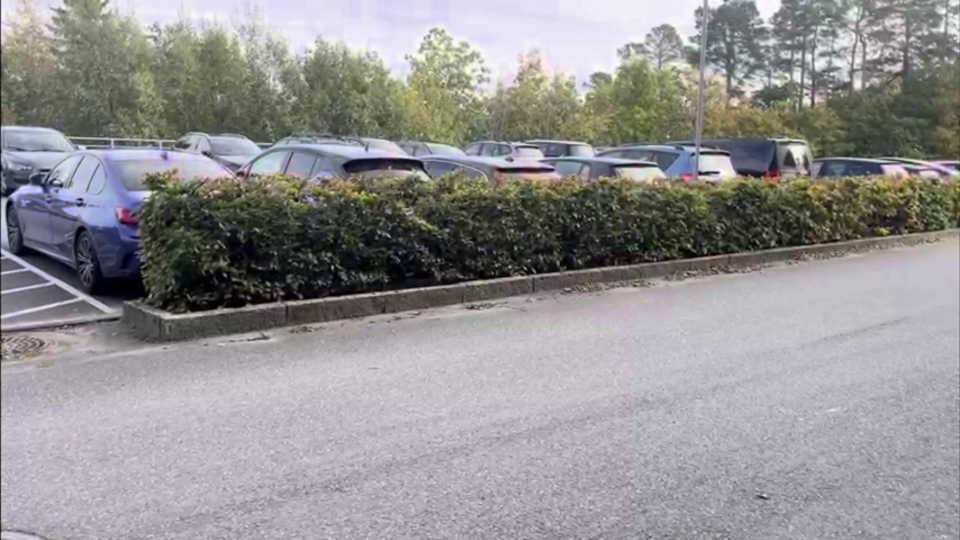
#> input picture Larry_space/data_frames/frame_0001.jpg, 1920 x 1080 px, given in place of 40kmt.mp4, which was not available (shown at 1/2 size)
$ python pipeline.py
#> lines starting #> are read from the running program, lines starting #| are printed output that depends on the picture; after the words box and inside, x2 and y2 are one past the last pixel; in counts of white or black regions, pixels touching at a corner belong together; pictures that were not available may be replaced by others from this repository, and a replacement may not be noted
#> in plate_finder, frame is the input picture: shape (1080, 1920, 3); mean B, G, R 146.3, 144.9, 147
import cv2
import numpy as np
import pytesseract
import matplotlib.pyplot as plt
import requests

pytesseract.pytesseract.tesseract_cmd = r'/opt/homebrew/bin/tesseract'

class Kalman1D:
    # [15 lines left out: functions __init__, update, not called in this run]


class WheelTracker:
    # [24 lines left out: functions __init__, update, not called in this run]

    def miss(self):
        self.lost_frames += 1

    def is_valid(self):
        return self.lost_frames < self.max_lost

    def distance_to(self, x, y):
        return np.sqrt((self.x - x)**2 + (self.y - y)**2)

    # [201 lines left out: functions get_displacement, detect_wheels_hough, detect_wheels_contours, detect_wheels_adaptive, detect_wheels_combined, update_trackers, not called in this run]


class SpeedCalculator:
    # [6 lines left out: function __init__, not called in this run]

    def calibrate(self, wheelbase_px):
        if wheelbase_px > 0:
            self.px_to_cm = self.real_wheelbase_cm / wheelbase_px

    # [94 lines left out: functions calculate_speed, get_average_speed, visualize, not called in this run]


def detect_plate_number(image_path):
    # Load and display original image
#> called with image_path = 'temp_frame.jpg'
    image = cv2.imread(image_path)

    # Convert to grayscale and display
    gray = cv2.cvtColor(image, cv2.COLOR_BGR2GRAY)
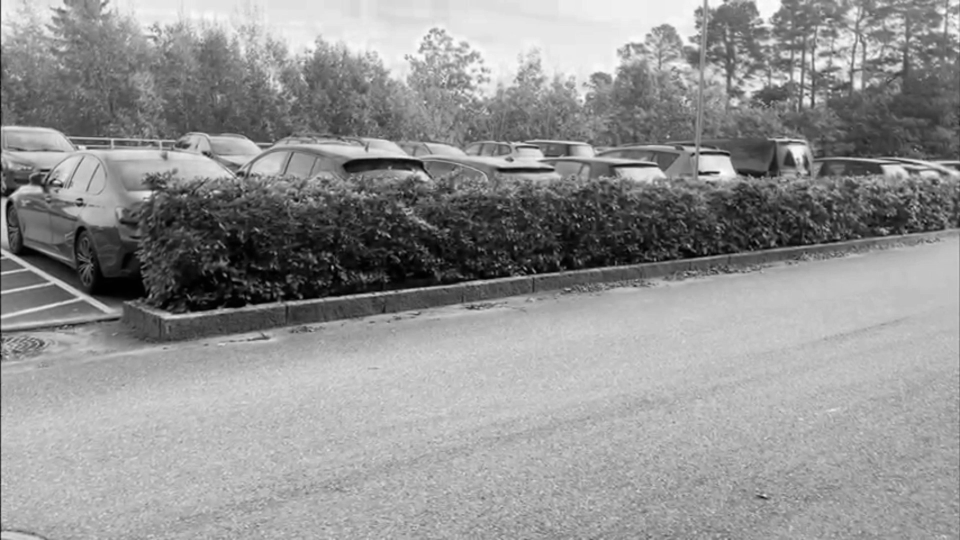
#> gray: shape (1080, 1920) (shown at 1/2 size); min 0, max 255, mean 145.7

    # Apply bilateral filter to reduce noise while keeping edges sharp
    blurred = cv2.bilateralFilter(gray, 11, 17, 17)

    # Edge detection with adaptive parameters
    edges = cv2.Canny(blurred, 30, 200)
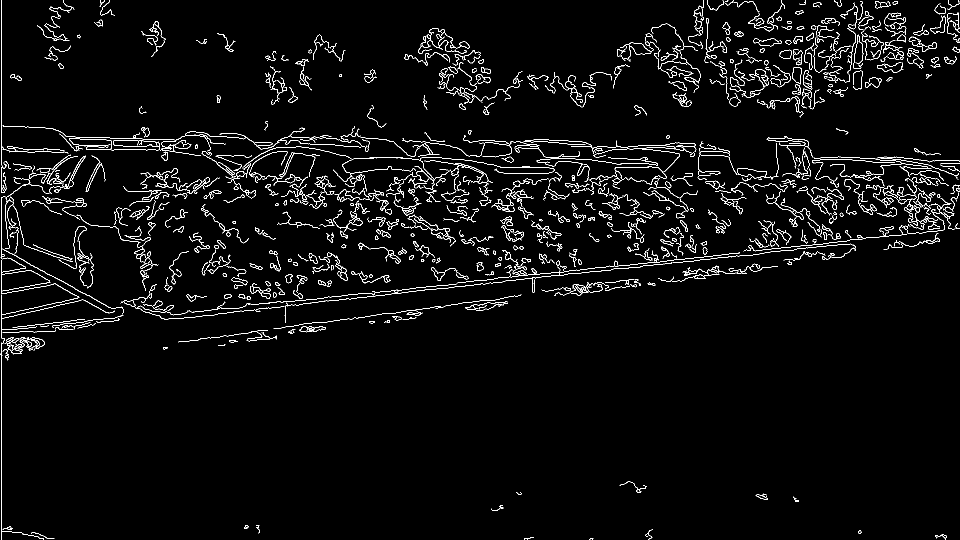
#> edges: shape (1080, 1920) (shown at 1/2 size); 3.3% white in thin lines or dots

    # Find contours
    contours, _ = cv2.findContours(edges.copy(), cv2.RETR_TREE, cv2.CHAIN_APPROX_SIMPLE)
#> contours = 1059 contours, 539 with area under 20; largest, box (x1, y1, x2, y2) and area: (1860, 31, 1892, 67) 402, (1860, 32, 1892, 67) 378, (127, 311, 172, 378) 342, (1559, 99, 1583, 118) 316, (1559, 99, 1583, 118) 309
    contours = sorted(contours, key=cv2.contourArea, reverse=True)[:30]
#> contours = 30 contours; largest, box (x1, y1, x2, y2) and area: (1860, 31, 1892, 67) 402, (1860, 32, 1892, 67) 378, (127, 311, 172, 378) 342, (1559, 99, 1583, 118) 316, (1559, 99, 1583, 118) 309

    plate_contour = None
    for i, contour in enumerate(contours[:120]):
        perim = cv2.arcLength(contour, True)
        approx = cv2.approxPolyDP(contour, 0.02 * perim, True)
        x,y,w,h = cv2.boundingRect(approx)
        area = cv2.contourArea(contour)
        rect_area = max(1, w*h)
        extent = area / rect_area
        ar = w / float(h) if h>0 else 0
        print(i, len(approx), "area", int(area), "w", w, "h", h, "ar", round(ar,2), "extent", round(extent,2))
        if len(approx) == 4 and 2.0 <= ar <= 6.0 and 300 < area < 120000 and extent > 0.5:
            plate_contour = approx
            print("Selected index", i)
            break
#> this loop made 30 passes
#> (perim, x, y, w, h, area, rect_area, extent) on passes 1 to 12: (132.6, 1860, 31, 32, 36, 402, 1152, 0.349), (120.3, 1860, 32, 32, 35, 377.5, 1120, 0.337), (216, 128, 311, 44, 66, 342, 2904, 0.118), (74.53, 1559, 99, 24, 19, 315.5, 456, 0.692), (72.77, 1559, 99, 24, 19, 309, 456, 0.678), (148.6, 1587, 99, 18, 31, 289, 558, 0.518), (123.9, 1029, 291, 49, 15, 283, 735, 0.385), (164.4, 135, 312, 33, 66, 279.5, 2178, 0.128), (125.4, 1029, 291, 49, 14, 273.5, 686, 0.399), (117.9, 1587, 101, 18, 29, 266, 522, 0.51), (514.6, 1690, 359, 56, 71, 218.5, 3976, 0.055), (136.6, 471, 367, 41, 29, 213.5, 1189, 0.18)
#| 0 9 area 402 w 32 h 36 ar 0.89 extent 0.35
#| 1 6 area 377 w 32 h 35 ar 0.91 extent 0.34
#| 2 7 area 342 w 44 h 66 ar 0.67 extent 0.12
#| 3 8 area 315 w 24 h 19 ar 1.26 extent 0.69
#| 4 8 area 309 w 24 h 19 ar 1.26 extent 0.68
#| 5 13 area 289 w 18 h 31 ar 0.58 extent 0.52
#| 6 6 area 283 w 49 h 15 ar 3.27 extent 0.39
#| 7 5 area 279 w 33 h 66 ar 0.5 extent 0.13
#> (further printed lines are left out)

    if plate_contour is not None:
        image_with_plate = image.copy()
        cv2.drawContours(image_with_plate, [plate_contour], -1, (0, 0, 255), 3)

        # Extract plate region with padding
        x, y, w, h = cv2.boundingRect(plate_contour)
        padding = 5
        y_start = max(0, y - padding)
        y_end = min(gray.shape[0], y + h + padding)
        x_start = max(0, x - padding)
        x_end = min(gray.shape[1], x + w + padding)

        plate_image = gray[y_start:y_end, x_start:x_end]

        # Enhanced preprocessing for OCR
        plate_image = cv2.resize(plate_image, None, fx=2, fy=2, interpolation=cv2.INTER_CUBIC)
        plate_image = cv2.GaussianBlur(plate_image, (3, 3), 0)
        _, thresh = cv2.threshold(plate_image, 0, 255, cv2.THRESH_BINARY + cv2.THRESH_OTSU)

        # Morphological operations to clean up
        kernel = cv2.getStructuringElement(cv2.MORPH_RECT, (3, 3))
        thresh = cv2.morphologyEx(thresh, cv2.MORPH_CLOSE, kernel)

        # OCR with multiple configurations
        configs = [
            '--psm 7 -c tessedit_char_whitelist=ABCDEFGHIJKLMNOPQRSTUVWXYZ0123456789',
            '--psm 8 -c tessedit_char_whitelist=ABCDEFGHIJKLMNOPQRSTUVWXYZ0123456789',
            '--psm 6 -c tessedit_char_whitelist=ABCDEFGHIJKLMNOPQRSTUVWXYZ0123456789',
            '--psm 11 -c tessedit_char_whitelist=ABCDEFGHIJKLMNOPQRSTUVWXYZ0123456789',
            '-c tessedit_char_whitelist=ABCDEFGHIJKLMNOPQRSTUVWXYZ0123456789',
        ]

        results = []
        for config in configs:
            text = pytesseract.image_to_string(thresh, config=config).strip()
            if text:
                results.append(text)

        # Return the longest result or first non-empty
        plate_number = max(results, key=len) if results else "No text detected"
        print(f"OCR Results: {results}")
        return plate_number
    else:
        return None

def plate_finder(cap, frame_interval, frame_number, fps):
    while True:
        ret, frame = cap.read()

        if not ret:
            break

        # Process only every Nth frame
        if frame_number % frame_interval == 0:
            # Save frame temporarily
            temp_image_path = 'temp_frame.jpg'
            cv2.imwrite(temp_image_path, frame)

            print(f"\nProcessing frame {frame_number} (time: {frame_number/fps:.2f}s)")
            plate_number = detect_plate_number(temp_image_path)
            # make sure that the first character should be a letter and if its a number it should be removed and printed without
            if plate_number == None:
                print("No plate detected in this frame.")
            elif len(plate_number) == 8:
                plate_number = plate_number[1:]  # Remove first character
                print("Detected Plate Number:", plate_number)
                break
            elif plate_number and plate_number[0].isalpha():
                print(len(plate_number))
                print("Detected Plate Number:", plate_number)
                break
            else:
                print("Detected Plate Number:", plate_number.lstrip('0123456789'))
                break

        frame_number += 1
    return plate_number, frame_number

# [64 lines left out: function speed_from_video, not called in this run]

def main():
    # Open the video file
    cap = cv2.VideoCapture('Larry_space/data_video/40kmt.mp4')

    # Get video properties
    fps = cap.get(cv2.CAP_PROP_FPS)
    print("FPS:", fps)
    width = int(cap.get(cv2.CAP_PROP_FRAME_WIDTH))
    height = int(cap.get(cv2.CAP_PROP_FRAME_HEIGHT))
    frame_count = int(cap.get(cv2.CAP_PROP_FRAME_COUNT))
    duration = frame_count / fps


    print(f"Video properties: {frame_count} frames, {fps} fps, {duration:.2f} seconds")

    # Process every Nth frame (adjust frame_interval to check more/fewer frames)
    frame_interval = 5  # Check every 30 frames (every 0.5 seconds at 60fps)
    frame_number = 0

    plate_number, frame = plate_finder(cap, frame_interval, frame_number, fps)

    regnr = plate_number
    r = requests.get('https://kjoretoyoppslag.atlas.vegvesen.no/ws/no/vegvesen/kjoretoy/kjoretoyoppslag/v2/oppslag/raw/'+ regnr)
    data = r.json()
    length = data['kjoretoy']['godkjenning']['tekniskGodkjenning']['tekniskeData']['akslinger']['akselGruppe'][0]['akselListe']['aksel'][0]['avstandTilNesteAksling'] / 10

    speed_from_video(cap, length, frame, fps, width, height, frame_count)

    cap.release()


if __name__ == "__main__":
    main()

$ run again, on Larry_space/data_frames/frame_0011.jpg
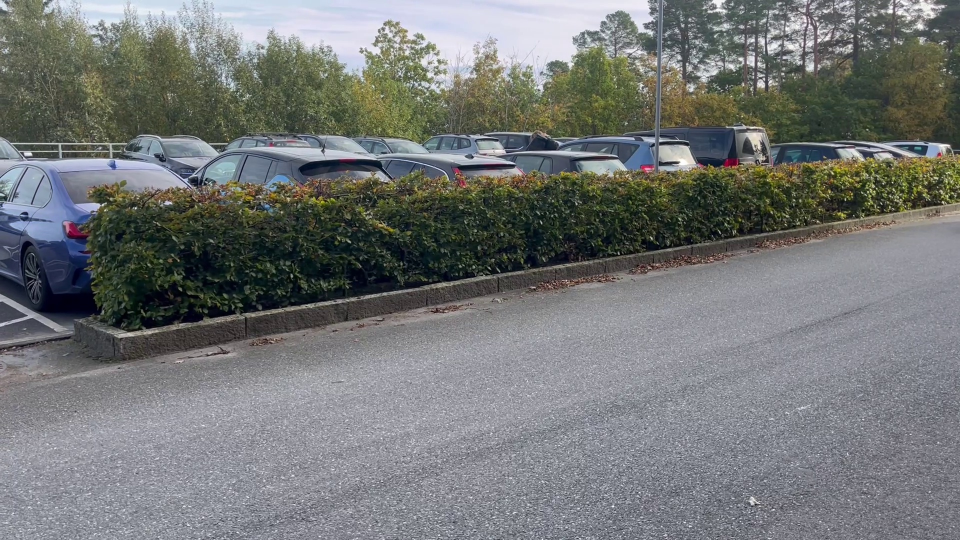
#> input picture Larry_space/data_frames/frame_0011.jpg, 1920 x 1080 px, given in place of 40kmt.mp4, which was not available (shown at 1/2 size)
#> in plate_finder, frame is the input picture: shape (1080, 1920, 3); mean B, G, R 117.8, 118.2, 115.5
#> in detect_plate_number, `gray = cv2.cvtColor(image, cv2.COLOR_BGR2GRAY)`:
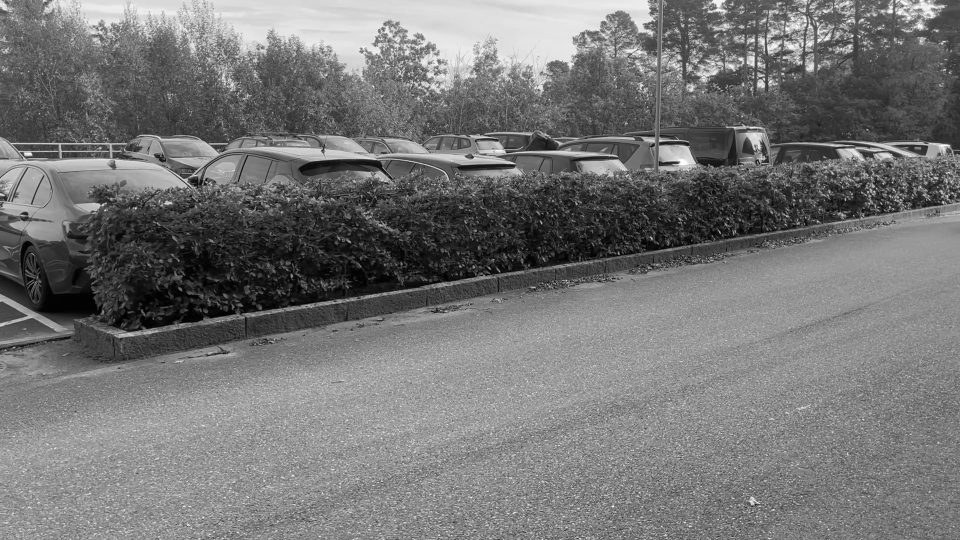
#> gray: shape (1080, 1920) (shown at 1/2 size); min 0, max 255, mean 117.3
#> in detect_plate_number, `edges = cv2.Canny(blurred, 30, 200)`:
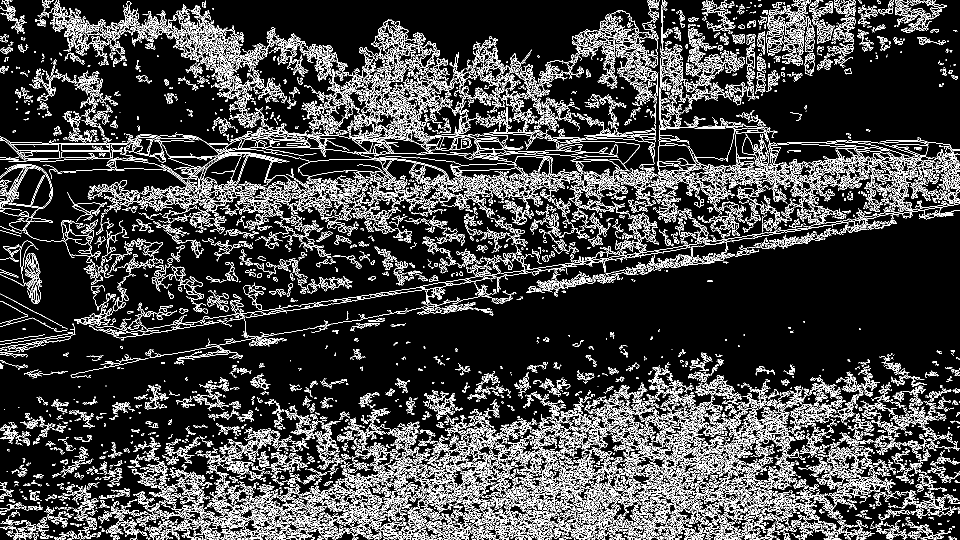
#> edges: shape (1080, 1920) (shown at 1/2 size); 15.6% white in thin lines or dots
#> in detect_plate_number, `contours, _ = cv2.findContours(edges.copy(), cv2.RETR_TREE, cv2.CHAIN_..`: contours = 15393 contours, 13003 with area under 20; largest, box (x1, y1, x2, y2) and area: (0, 268, 315, 319) 2010, (75, 0, 285, 98) 1850, (1534, 15, 1614, 132) 1758, (1577, 316, 1730, 380) 1308, (1319, 119, 1436, 258) 1286
#> in detect_plate_number, `contours = sorted(contours, key=cv2.contourArea, reverse=True)[:30]`: contours = 30 contours; largest, box (x1, y1, x2, y2) and area: (0, 268, 315, 319) 2010, (75, 0, 285, 98) 1850, (1534, 15, 1614, 132) 1758, (1577, 316, 1730, 380) 1308, (1319, 119, 1436, 258) 1286
#> the loop in detect_plate_number, `for i, contour in enumerate(contours[:120]):` made 30 passes
#> (perim, approx, x, y, w, h, area, rect_area) on passes 1, 2, 4, 5: (2134.5, [[314, 277], [0, 273], [118, 302], [56, 318]], 0, 273, 315, 46, 2010, 14490), (3062.5, [[75, 30], [284, 60]], 75, 30, 210, 31, 1849.5, 6510), (2045.8, [[1729, 347], [1577, 352]], 1577, 347, 153, 6, 1308.5, 918), (2599.9, [[1362, 123], [1319, 257], [1348, 180], [1435, 200]], 1319, 123, 117, 135, 1286, 15795)
#> (printed output is left out)
